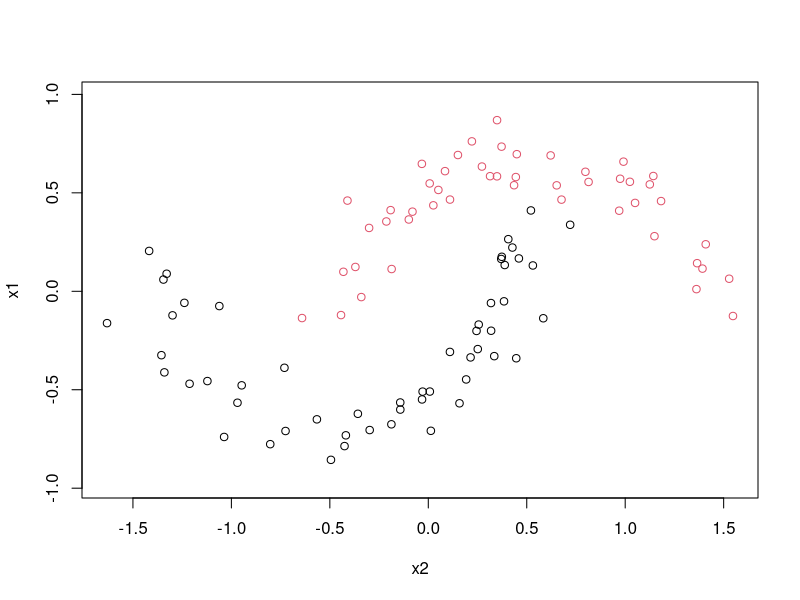
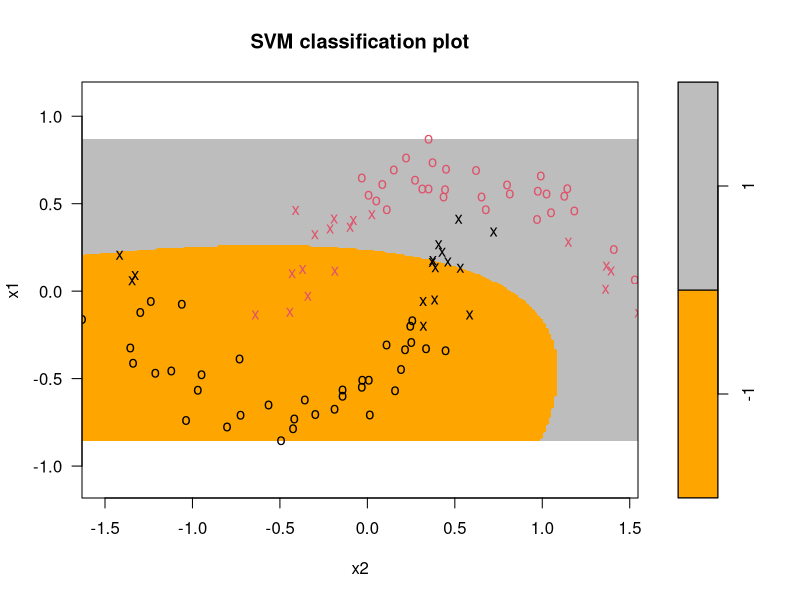
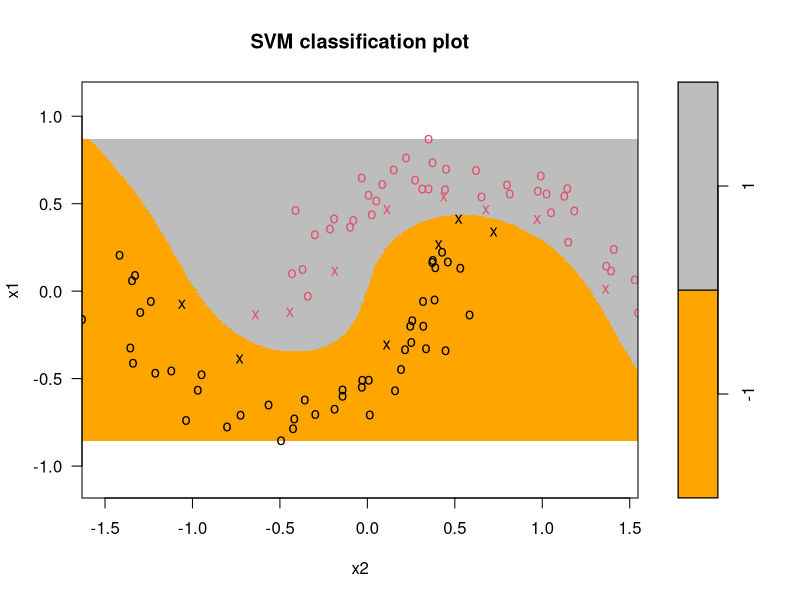
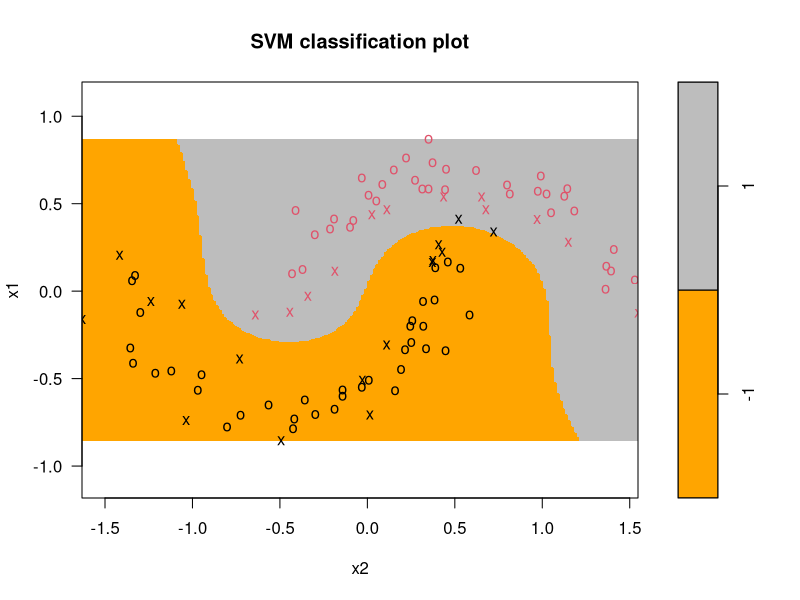
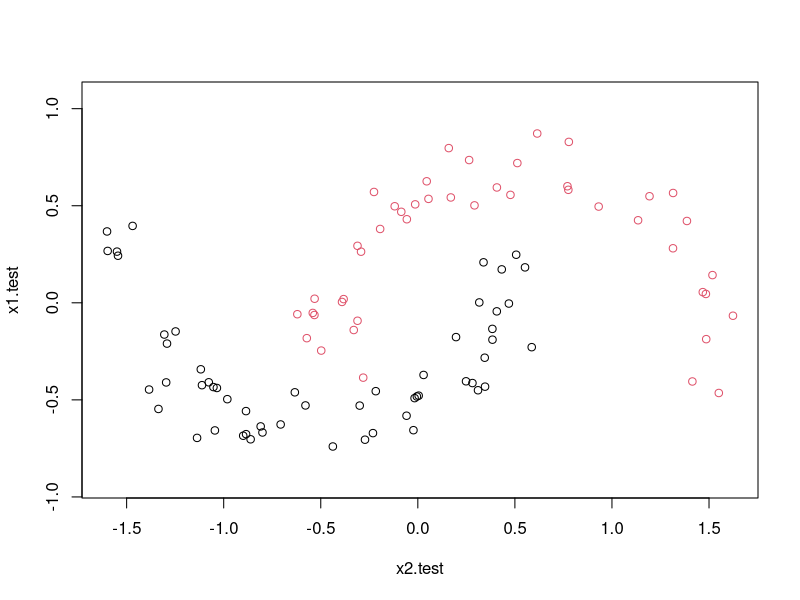
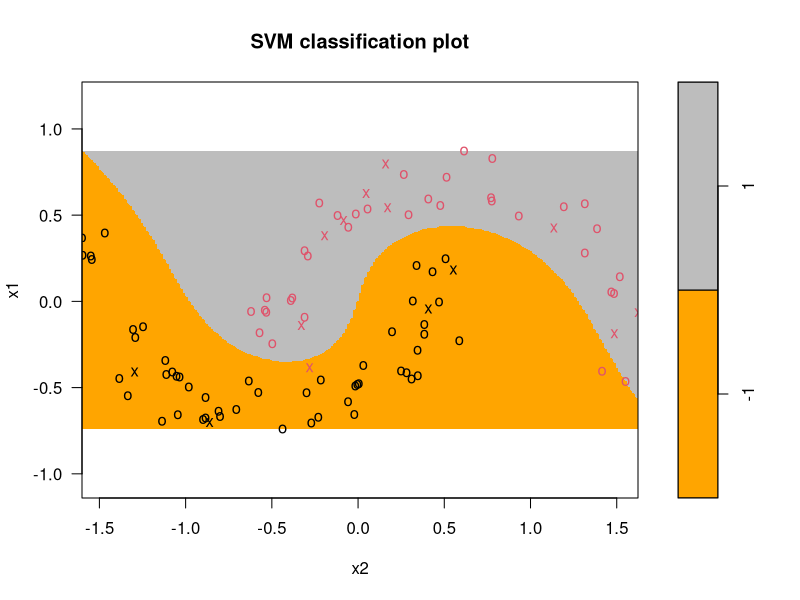
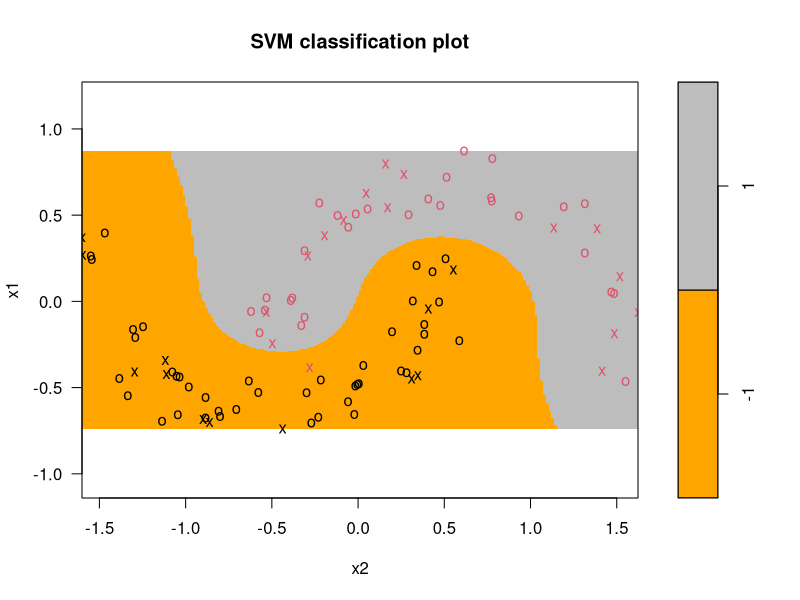

These figures' R source, in order:
## ---- chunk 1
library("e1071")
## ---- chunk 2
set.seed(1)
th=runif(100,-pi,pi)
y=sign(th)
x1=sin(th)-y/3+rnorm(100,sd=0.1)
x2=cos(th)+y/2+rnorm(100,sd=0.1)
plot(x2,x1,asp=1,col=(y+3)/2)
d <- data.frame(x1=x1,x2=x2,y=factor(y))
## ---- chunk 3
s = svm(y ~., d, kernel="polynomial", degree=2, coef0 = 1, cost = 1)    # Default cost is 1
paste("accuracy", mean(predict(s,d[,1:2])==y),"   ||   ", "Number of support vectors:", nrow(s$SV))
plot(s,d, asp=1, grid = 200,col = c("orange","grey74"))
## ---- chunk 4
p.range <- 1:10
gamma.range <- c(0.001,0.01,0.1,0.5,1,2,5,10)
CV_grid = matrix(NA,length(p.range),length(gamma.range))
rownames(CV_grid) = paste("P =",p.range)
colnames(CV_grid) = paste("Gamma =",gamma.range)

for(i in 1:length(p.range)){
  for(j in 1:length(gamma.range)){
    
  s = svm(y ~., d, kernel="polynomial", degree = p.range[i], gamma = gamma.range[j], coef0 = 1, cross = nrow(d))
  CV_grid[i,j] = s$tot.accuracy
  
  }
}

# From this LOOCV it seems that setting Gamma = 1 and P = 3 performs the best

s = svm(y ~., d, kernel="polynomial", degree = 3, gamma = 1, coef0 = 1)
plot(s,d, asp=1, grid = 200,col = c("orange","grey74"))
## ---- chunk 5
gamma.range <- c(0.001,0.01,0.1,0.5,1,2,5,10)
CV_vector = matrix(NA, nrow = 1, ncol = length(gamma.range))
colnames(CV_vector) = gamma.range


for(j in 1:length(gamma.range)){
    
  s = svm(y ~., d, kernel="radial", gamma = gamma.range[j], cost = 1, cross = nrow(d))
  CV_vector[1,j] = s$tot.accuracy
    
}

print(CV_vector)
colnames(CV_vector)[which.max(CV_vector)]


# From this LOOCV it seems that setting Gamma = 1 performs the best
# After further investigation, doesnt seem that we can get better prediction accuracy than 98%
s = svm(y ~., d, kernel="radial", gamma = 1)
plot(s,d, asp=1, grid = 200,col = c("orange","grey74"))
## ---- chunk 6
s.poly <- svm(y~.,d,type="C-classification",kernel="polynomial",degree=3,
              gamma=1,coef0=1,cost=1)
s.rbf <- svm(y~.,d,type="C-classification",kernel="radial",gamma=1, cost=1)
set.seed(2)
th=runif(100,-pi,pi)
y.test=sign(th)
x1.test=sin(th)-y.test/3+rnorm(100,sd=0.1)
x2.test=cos(th)+y.test/2+rnorm(100,sd=0.1)
plot(x2.test,x1.test,asp=1,col=(y.test+3)/2)
d.test <- data.frame(x1=x1.test,x2=x2.test,y=factor(y.test))

mean(predict(s.poly,d.test)==y.test)
mean(predict(s.rbf,d.test)==y.test)
## ---- chunk 7
plot(s.poly,d.test,grid=200,asp=1,col = c("orange","grey74"), main = "polynomial Kernel\nDegree = 3, Gamma = 1")
## ---- chunk 8
plot(s.rbf,d.test,grid=200,asp=1, col = c("orange","grey74"))
